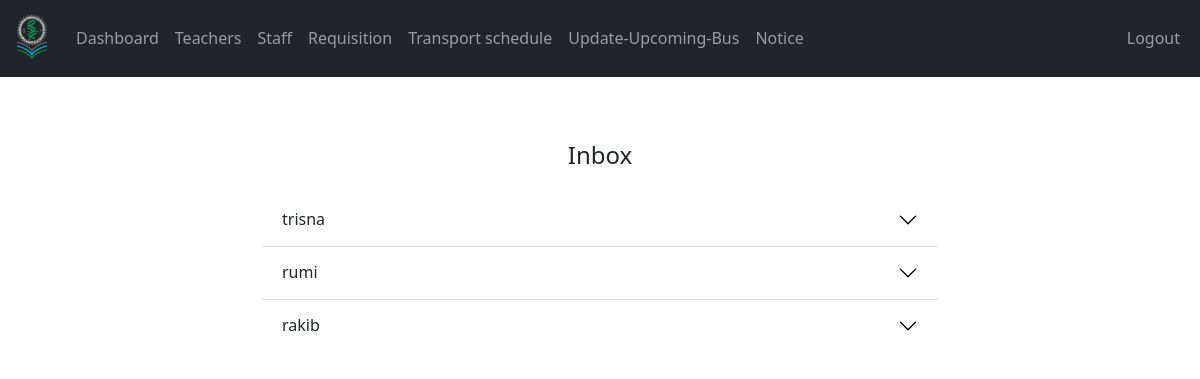
/admin/message.php (signed in), run on the app's committed database.
### tables this page shows
CREATE TABLE `message` (
  `message_id` int(11) NOT NULL,
  `sender_full_name` varchar(100) NOT NULL,
  `sender_email` varchar(255) NOT NULL,
  `message` text NOT NULL,
  `date_time` datetime NOT NULL DEFAULT current_timestamp()
);

### admin/data/message.php (called while the page is built)
<?php
function getAllMessages($conn){
   $sql = "SELECT * FROM message ORDER BY message_id DESC";
   $stmt = $conn->prepare($sql);
   $stmt->execute();
   if ($stmt->rowCount() >= 1) {
     $messages = $stmt->fetchAll();
     return $messages;
   }else {
    return 0;
   }
}

### admin/message.php (the view, shortened to what this page needs)
<?php
if (isset($_SESSION['admin_id']) &&
    isset($_SESSION['role'])) {
    if ($_SESSION['role'] == 'Admin') {
       include "../DB_connection.php";
       include "data/message.php";
       $messages = getAllMessages($conn);
 ?>
<!DOCTYPE html>
<html lang="en">
<head>
	<link rel="stylesheet" href="https://cdn.jsdelivr.net/npm/bootstrap@5.2.0/dist/css/bootstrap.min.css">
	<link rel="stylesheet" href="../css/style.css">
  <link rel="stylesheet" href="https://cdnjs.cloudflare.com/ajax/libs/font-awesome/4.7.0/css/font-awesome.min.css">
</head>
<body>
    <?php
        include "inc/navbar.php";
        if ($messages != 0) {
     ?>
     <div class="container mt-5" style="width: 90%; max-width: 700px;">
        <h4 class="text-center p-3">Inbox</h4>
        <div class="accordion accordion-flush" id="accordionFlushExample_<?=$message['message_id']?>">
          <?php foreach ($messages as $message) { ?>
          <div class="accordion-item">
            <h2 class="accordion-header" id="flush-heading_<?=$message['message_id']?>">
              <button class="accordion-button collapsed" type="button" data-bs-toggle="collapse" data-bs-target="#flush-collapse_<?=$message['message_id']?>" aria-expanded="false" aria-controls="flush-collapse_<?=$message['message_id']?>">
                <?=$message['sender_full_name']?>
              </button>
            </h2>
          </div>
          <?php } ?>
        </div>
         <?php } ?>
     </div>
</body>
</html>
<?php
  }else {
    header("Location: ../login.php");
    exit;
  }
}else {
	header("Location: ../login.php");
	exit;
}
?>

### data on the page
message: sender_full_name "trisna"
message: sender_full_name "rumi"
message: sender_full_name "rakib"
